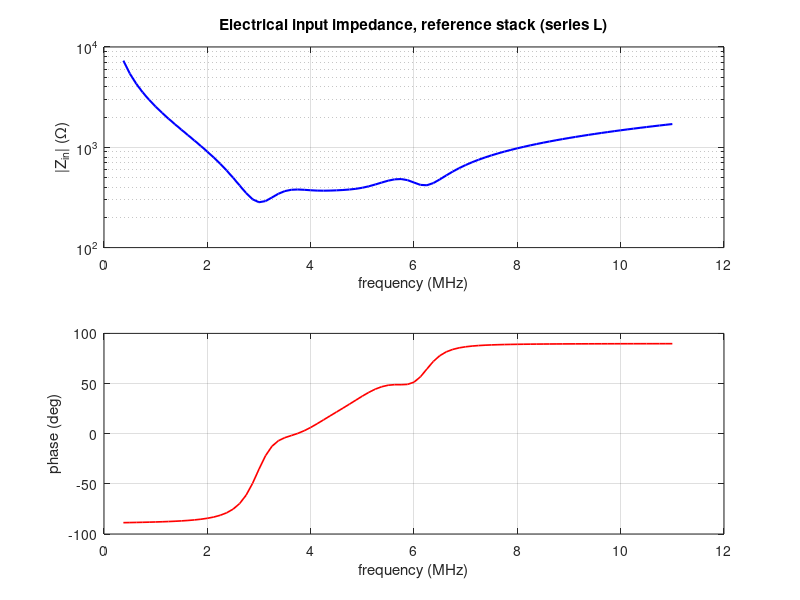
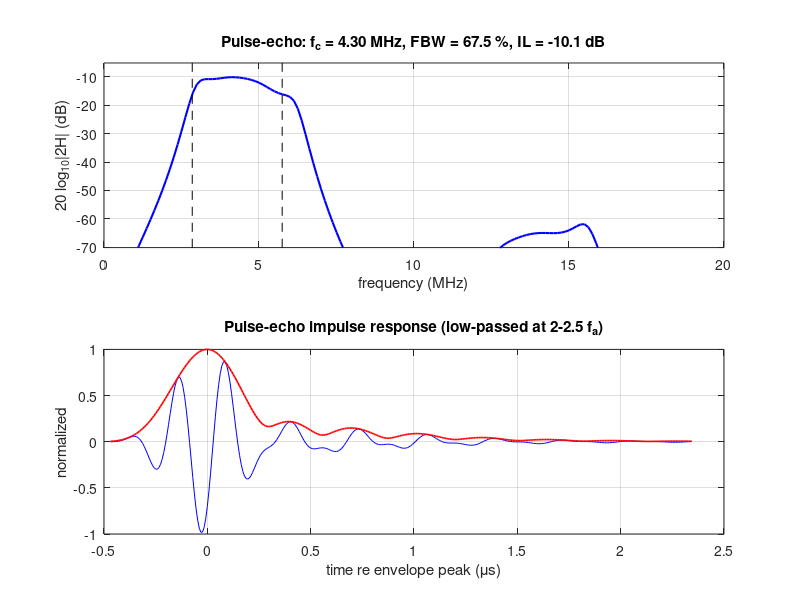

Recreate these plots in MATLAB, in order.
%% m16_klm_abcd.m  KLM transducer model with ABCD matrices: impedance, pulse-echo, impulse response
% Purpose : build the KLM model of a thickness-mode plate (Krimholtz, Leedom & Matthaei 1970) as a chain
%           of 2x2 ABCD matrices, add backing, two quarter-wave matching layers, a series tuning inductor
%           and a 50-ohm source/receiver, and compute the electrical input impedance, the pulse-echo
%           transfer function H = 2 R ZL / Delta^2 and the impulse response.
%           Four validation checks run first: free plate vs closed form, KLM vs Mason (independent nodal
%           solution), energy balance of a lossless chain, IEEE Std 176 kt recovery and the Q formula.
% Change  : material constants, fa, area A, backing ZB, layer set, tuning, R.
% Expected: validation errors ~1e-12 or smaller; reference design fc ~ 4.30 MHz, FBW ~ 67.5 %,
%           IL ~ -10.1 dB, envelope widths ~ 0.38 / 0.87 / 2.2 us at -6 / -20 / -40 dB.
% Conventions: acoustic "voltage" = force F (N), "current" = particle velocity u (m/s);
%           matrices are stored as Nf x 4 arrays [A B C D], one row per frequency.
clear; close all; rng(1);

%% ABCD building blocks (anonymous functions only: runs in MATLAB and Octave)
e0   = 8.854187817e-12;                                   % vacuum permittivity (F/m)
mm   = @(M,N) [M(:,1).*N(:,1)+M(:,2).*N(:,3), M(:,1).*N(:,2)+M(:,2).*N(:,4), ...
               M(:,3).*N(:,1)+M(:,4).*N(:,3), M(:,3).*N(:,2)+M(:,4).*N(:,4)];
ser  = @(Z) [ones(size(Z)), Z, zeros(size(Z)), ones(size(Z))];      % series impedance
shu  = @(Y) [ones(size(Y)), zeros(size(Y)), Y, ones(size(Y))];      % shunt admittance
xfm  = @(p) [p, zeros(size(p)), zeros(size(p)), 1./p];             % ideal transformer V = p F, I = u/p
tl   = @(Z,th) [cos(th), 1i*Z.*sin(th), 1i*sin(th)./Z, cos(th)];    % transmission line
zlin = @(Z,th,ZT) Z.*(ZT.*cos(th)+1i*Z.*sin(th))./(Z.*cos(th)+1i*ZT.*sin(th));   % line input impedance
zin  = @(M,ZL) (M(:,1).*ZL+M(:,2))./(M(:,3).*ZL+M(:,4));

%% Piezo plate: KLM elements from (rho, vD, kt, epsS_r, Qm, tan delta, thickness d, area A)
kof   = @(f,P) 2*pi*f ./ (P.v*sqrt(1+1i/P.Qm));                  % complex wavenumber (1/m)
Z0of  = @(P) P.rho*P.v*sqrt(1+1i/P.Qm)*P.A;                       % plate mechanical impedance (kg/s)
C0of  = @(P) P.er*e0*(1-1i*P.tand)*P.A/P.d;                       % clamped capacitance (F)
hof   = @(P) P.kt*sqrt(P.rho*P.v^2*P.er*e0)/(P.er*e0*(1-1i*P.tand));   % h33 = e33/epsS (V/m)
X1of  = @(f,P) hof(P)^2*sin(kof(f,P)*P.d)./((2*pi*f).^2*Z0of(P));     % KLM series reactance (ohm)
phiof = @(f,P) 2*hof(P)*sin(kof(f,P)*P.d/2)./(2*pi*f*Z0of(P));      % KLM transformer (V/N)
klm   = @(f,P,ZB) mm(mm(mm(mm(ser(1./(1i*2*pi*f*C0of(P))), ser(1i*X1of(f,P))), xfm(phiof(f,P))), ...
        shu(1./zlin(Z0of(P)*ones(size(f)), kof(f,P)*P.d/2, ZB*ones(size(f))))), tl(Z0of(P)*ones(size(f)), kof(f,P)*P.d/2));

fa = 5e6;                                                  % plate antiresonance vD/(2t) (Hz)
P  = struct('rho',7500,'v',4600,'kt',0.51,'er',1470,'Qm',65,'tand',0.02,'d',4600/(2*fa),'A',1.5e-6);  % PZT-5H, 0.3 x 5 mm
PL = P; PL.Qm = Inf; PL.tand = 0;                          % lossless copy for the analytic checks
Zp = P.rho*P.v/1e6;                                        % plate impedance (MRayl)
fprintf('PZT-5H plate: t = %.3f mm, Zp = %.1f MRayl, C0 = %.1f pF\n', P.d*1e3, Zp, real(C0of(P))*1e12);

%% Validation 1: free lossless plate vs closed form Z = (1/(j w C0)) (1 - kt^2 tan(x)/x)
f  = (0.2e6:13.7e3:20e6)';
Zk = zin(klm(f,PL,0), 0);
x  = 2*pi*f*PL.d/(2*PL.v);
Za = (1 - PL.kt^2*tan(x)./x) ./ (1i*2*pi*f*real(C0of(PL)));
fprintf('V1 free plate, KLM vs closed form   : max rel diff = %.1e\n', max(abs(Zk-Za)./abs(Za)));

%% Validation 2: KLM vs Mason (nodal analysis of the T-network + transformer N = h C0 and -C0)
Pm = P; Pm.Qm = 30;                                        % lossy, loaded plate
ZB = 5e6*P.A; ZF = 1.5e6*P.A;                              % backing and front loads (kg/s)
Zk = zin(klm(f,Pm,ZB), ZF);
k  = kof(f,Pm); Z0 = Z0of(Pm); C0 = C0of(Pm); N = hof(Pm)*C0;
ZT = 1i*Z0*tan(k*Pm.d/2); ZS = Z0./(1i*sin(k*Pm.d));      % Mason arms
Y  = 1./(ZT+ZB) + 1./(ZT+ZF); G = Y./(1+ZS.*Y);            % velocity into the T-network per transformer force
jwC = 1i*2*pi*f*C0;
Ip = N^2*G./(1 - N^2*G./jwC);                              % primary current per volt
Zm = 1./(jwC + Ip);
fprintf('V2 loaded lossy plate, KLM vs Mason : max rel diff = %.1e\n', max(abs(Zk-Zm)./abs(Zm)));

%% Reference stack: backing, two Desilets-type layers at fm = 0.9 fa, series L, R = 50 ohm, water load
ZBm = 5; ZLm = 1.5; R = 50; fm = 0.9*fa;
Zl  = [Zp^(4/7)*ZLm^(3/7), Zp^(1/7)*ZLm^(6/7)];           % layer impedances (MRayl): 9.00, 2.35
vl  = [2800, 2400]; tlay = vl/(4*fm);                      % layer speeds (m/s), quarter-wave thicknesses (m)
Lser = 1/((2*pi*fm)^2*real(C0of(P)));                     % series tuning inductor (H)
stack = @(f,Pp,ZBk,Lt) mm(ser(1i*2*pi*f*Lt), mm(mm(klm(f,Pp,ZBk*1e6*Pp.A), tl(Zl(1)*1e6*Pp.A*ones(size(f)), 2*pi*f/vl(1)*tlay(1))), ...
                     tl(Zl(2)*1e6*Pp.A*ones(size(f)), 2*pi*f/vl(2)*tlay(2))));
fprintf('Layers: Z = %.2f, %.2f MRayl, t = %.3f, %.3f mm; series L = %.1f uH\n', Zl, tlay*1e3, Lser*1e6);

%% Validation 3: energy balance of the lossless chain: Re{V I*} = Re{ZL} |u|^2 with u = 1
fe = fa*(0.05 + 1.8*(0:159)'/160) + 917;
M  = stack(fe, PL, 0, Lser); ZL = ZLm*1e6*P.A;
V  = M(:,1)*ZL + M(:,2); I = M(:,3)*ZL + M(:,4);
fprintf('V3 energy balance, lossless chain   : max rel diff = %.1e\n', max(abs(real(V.*conj(I)) - real(ZL))/real(ZL)));

%% Validation 4: IEEE Std 176 on the simulated free plate, and the open-circuit Q formula
imZ = @(ff) imag(zin(klm(ff,PL,0),0)); imY = @(ff) imag(1./zin(klm(ff,PL,0),0));
a = 0.3*fa; b = 0.999*fa; for it = 1:60, c = (a+b)/2; if imZ(a)*imZ(c) <= 0, b = c; else a = c; end, end, fr = (a+b)/2;
a = 1.001*fr; b = 1.5*fa;  for it = 1:60, c = (a+b)/2; if imY(a)*imY(c) <= 0, b = c; else a = c; end, end, fan = (a+b)/2;
kt176 = sqrt(pi/2*fr/fan*tan(pi/2*(fan-fr)/fan));
fprintf('V4 fr = %.4f MHz, fa = %.4f MHz, IEEE 176 kt = %.4f (input %.2f)\n', fr/1e6, fan/1e6, kt176, PL.kt);
fq = (3e6:2.5e3:7e6)';
for ZBq = [0 5]
    Mq = klm(fq, PL, ZBq*1e6*P.A); Dq = Mq(:,1)*ZL + Mq(:,2) + 1e7*(Mq(:,3)*ZL + Mq(:,4));
    Ft = abs(ZL./Dq); [pk, ip] = max(Ft); lev = pk/sqrt(2);
    i1 = find(Ft(1:ip) < lev, 1, 'last'); i2 = ip - 1 + find(Ft(ip:end) < lev, 1, 'first');
    fl = fq(i1) + (lev - Ft(i1))*(fq(i1+1) - fq(i1))/(Ft(i1+1) - Ft(i1));   % interpolated -3 dB crossings
    fu = fq(i2-1) + (lev - Ft(i2-1))*(fq(i2) - fq(i2-1))/(Ft(i2) - Ft(i2-1));
    Qs = fq(ip)/(fu - fl);
    fprintf('   open-circuit Q, ZB = %g MRayl: simulated %.2f, (pi/2) Zp/(ZB+ZF) = %.2f\n', ZBq, Qs, pi/2*Zp/(ZBq+ZLm));
end

%% Reference design: spectrum on a grid scaled to fa, -6 dB band, impulse response
Nfft = 1024; fs = 25.6*fa; df = fs/Nfft; fg = (0:Nfft/2)'*df; fg(1) = 1e-3*df;
M  = stack(fg, P, ZBm, Lser);
Dn = M(:,1)*ZL + M(:,2) + R*(M(:,3)*ZL + M(:,4));
H  = 2*R*ZL./Dn.^2;                                        % pulse-echo V_out/V_source, unit planar reflector
Zi = zin(M, ZL);
lim = round(2*fa/df); mag = abs(H(2:lim)); fb = fg(2:lim);
[pk, ip] = max(mag); lev = pk/2;
i1 = find(mag(1:ip) <= lev, 1, 'last'); i2 = ip - 1 + find(mag(ip:end) <= lev, 1, 'first');
fl = fb(i1) + (lev-mag(i1))/(mag(i1+1)-mag(i1))*(fb(i1+1)-fb(i1));
fu = fb(i2-1) + (lev-mag(i2-1))/(mag(i2)-mag(i2-1))*(fb(i2)-fb(i2-1));
fc = (fl+fu)/2; fbw = (fu-fl)/fc; IL = 20*log10(2*pk);
wlp = ones(size(fg)); band2 = fg > 2*fa & fg < 2.5*fa; wlp(band2) = 0.5*(1+cos(pi*(fg(band2)-2*fa)/(0.5*fa))); wlp(fg >= 2.5*fa) = 0;
Hs = zeros(Nfft,1); Hs(2:Nfft/2) = 2*H(2:Nfft/2).*wlp(2:Nfft/2);    % analytic spectrum, low-passed 2-2.5 fa
asig = ifft(Hs); env = abs(asig); ir = real(asig); [epk, ie] = max(env);
dur = zeros(1,3); lv = [0.5 0.1 0.01];
for q = 1:3
    a = ie; while a > 1 && env(a) > epk*lv(q), a = a-1; end
    b = ie; while b < Nfft && env(b) > epk*lv(q), b = b+1; end
    dur(q) = (b-a)/fs;
end
fprintf('Reference design: fc = %.2f MHz, -6 dB FBW = %.1f %%, IL = %.1f dB at %.2f MHz\n', fc/1e6, 100*fbw, IL, fb(ip)/1e6);
fprintf('   envelope widths -6/-20/-40 dB = %.2f / %.2f / %.2f us\n', dur*1e6);
ifc = round(fc/df)+1;
fprintf('   Zin(fc) = %.0f %+.0fj ohm (untuned element alone at fm: ', real(Zi(ifc)), imag(Zi(ifc)));
Mu = stack(fm, P, ZBm, 0); zu = zin(Mu, ZL); fprintf('%.0f %+.0fj ohm)\n', real(zu), imag(zu));

%% Figures
figure('Name','KLM: impedance');
sel = fg <= 2.2*fa & fg > 0.05*fa;
subplot(2,1,1); semilogy(fg(sel)/1e6, abs(Zi(sel)), 'b', 'LineWidth', 1.5); grid on;
xlabel('frequency (MHz)'); ylabel('|Z_{in}| (\Omega)'); title('Electrical input impedance, reference stack (series L)');
subplot(2,1,2); plot(fg(sel)/1e6, angle(Zi(sel))*180/pi, 'r', 'LineWidth', 1.2); grid on;
xlabel('frequency (MHz)'); ylabel('phase (deg)');
figure('Name','KLM: pulse-echo');
sel = fg <= 3.5*fa & fg > 0;
subplot(2,1,1); plot(fg(sel)/1e6, 20*log10(2*abs(H(sel))), 'b', 'LineWidth', 1.5); grid on; hold on;
plot([fl fl]/1e6, [-80 0], 'k--', [fu fu]/1e6, [-80 0], 'k--'); ylim([IL-60, IL+5]);
xlabel('frequency (MHz)'); ylabel('20 log_{10}|2H| (dB)'); title(sprintf('Pulse-echo: f_c = %.2f MHz, FBW = %.1f %%, IL = %.1f dB', fc/1e6, 100*fbw, IL));
idx = mod((ie-60:ie+300)-1, Nfft) + 1; tt = ((-60:300)/fs)*1e6;
subplot(2,1,2); plot(tt, ir(idx)/epk, 'b', tt, env(idx)/epk, 'r', 'LineWidth', 1.2); grid on;
xlabel('time re envelope peak (\mus)'); ylabel('normalized'); title('Pulse-echo impulse response (low-passed at 2-2.5 f_a)');
